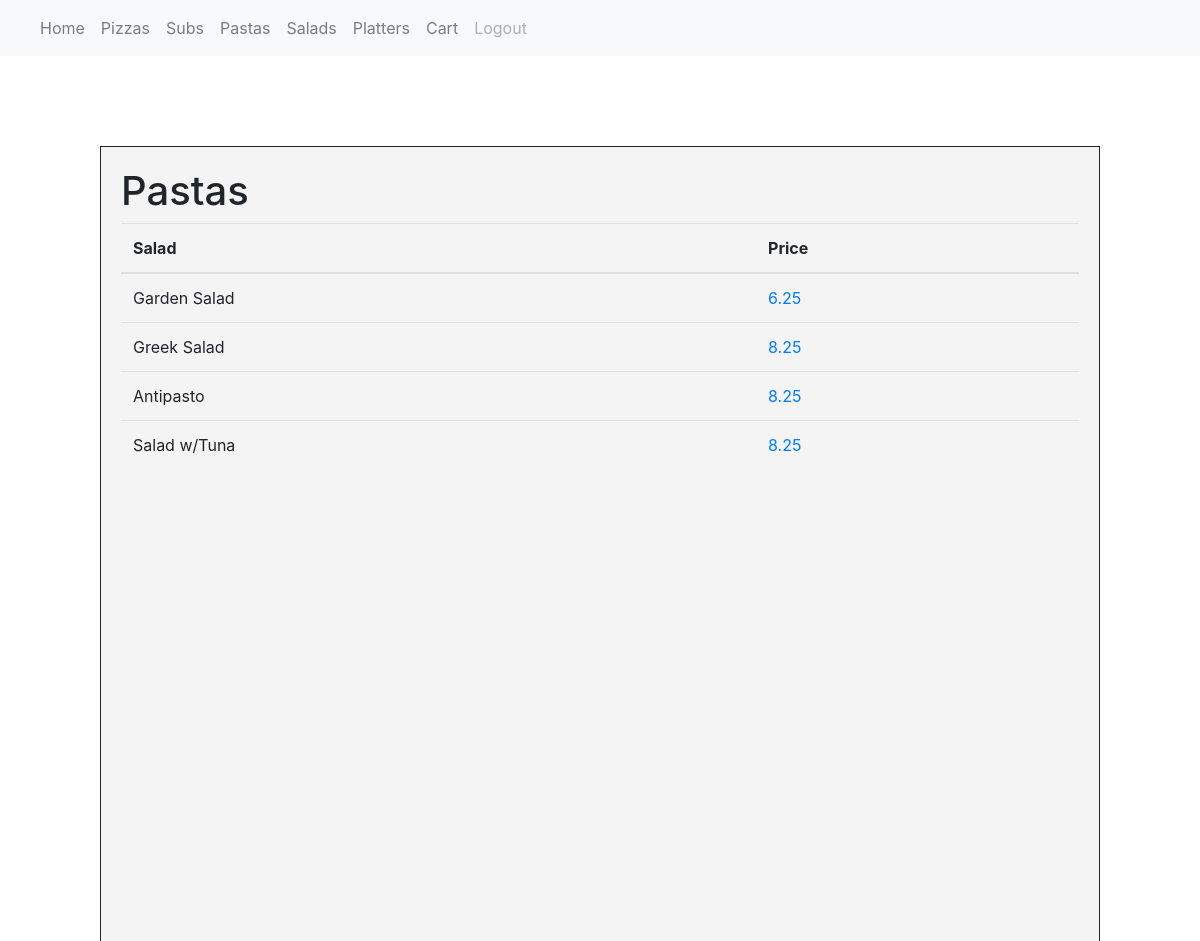
The page /salads on the database as committed earlier.
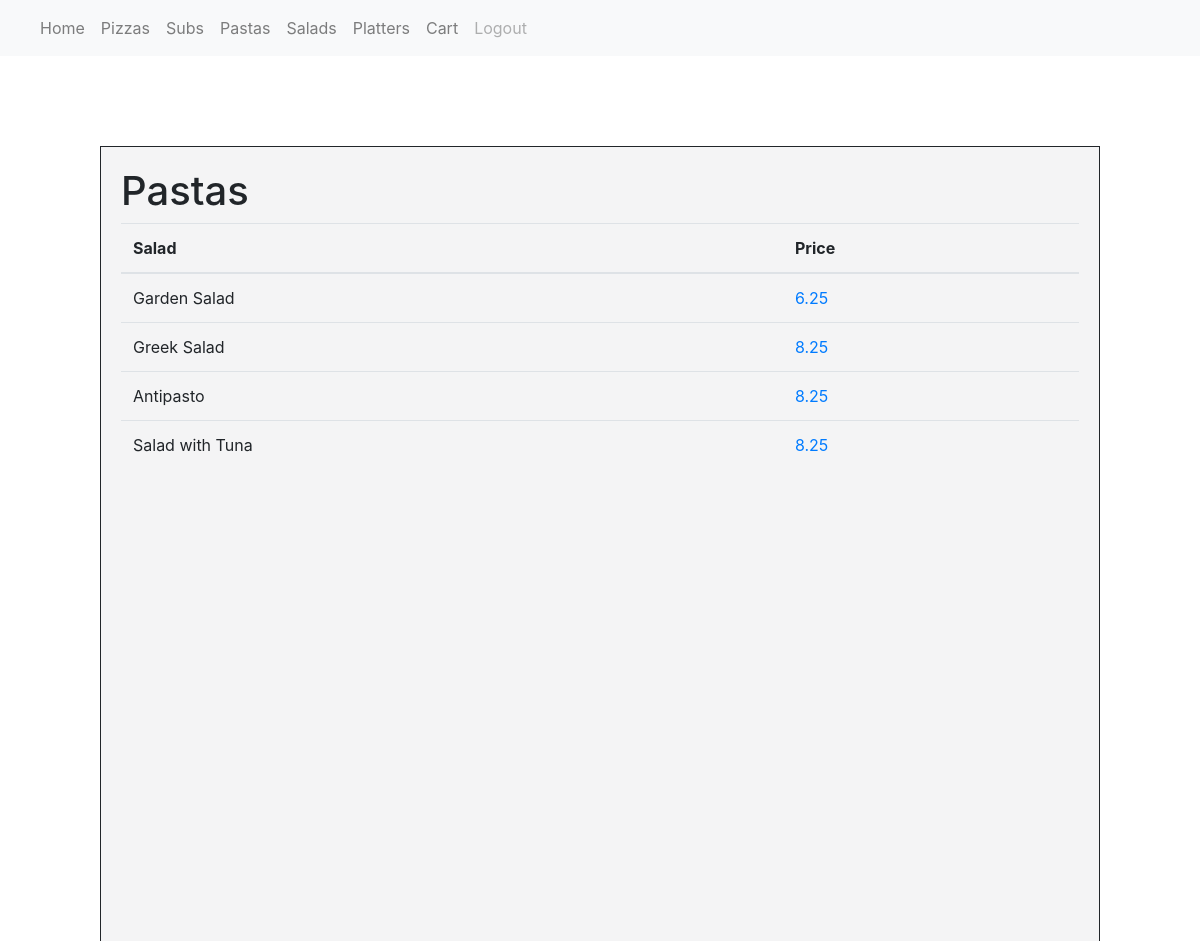
The same page on the database as committed later.
### orders/models.py (models this page shows, shortened)
class Salad(models.Model):
    description = models.CharField(max_length=64)
    price = models.FloatField(max_length=8)

### orders/views.py (the view)
# urls.py: path("salads", views.salads, name="salads"),
def salads(request):
    Salads = Salad.objects.all()
    context = {
        "user": request.user,
        "Salads": Salads,
    }
    return render(request, "orders/salads.html", context)

### orders/templates/orders/salads.html (shortened to what this page needs)
{% extends "orders/base1.html" %}
{% block body %}
    <div class="menu-table">
        <h1>Pastas</h1>
        <table class="table table-hover">
            <thead>
                <tr>
                <th scope="col">Salad</th>
                <th scope="col">Price</th>
                </tr>
            </thead>
            <tbody>
            {% for salad in Salads %}
                <tr>
                <td>{{salad.description}}</td>
                <td><a href="{% url 'add_pasta_salad' salad.description salad.price %}">{{salad.price}}</a></td>
                </tr>
            {% endfor %}
            </tbody>
        </table>
    </div>
{% endblock %}

Rows that differ between the two databases and show on the page:
changed Salad: description "Salad w/Tuna" → "Salad with Tuna"
